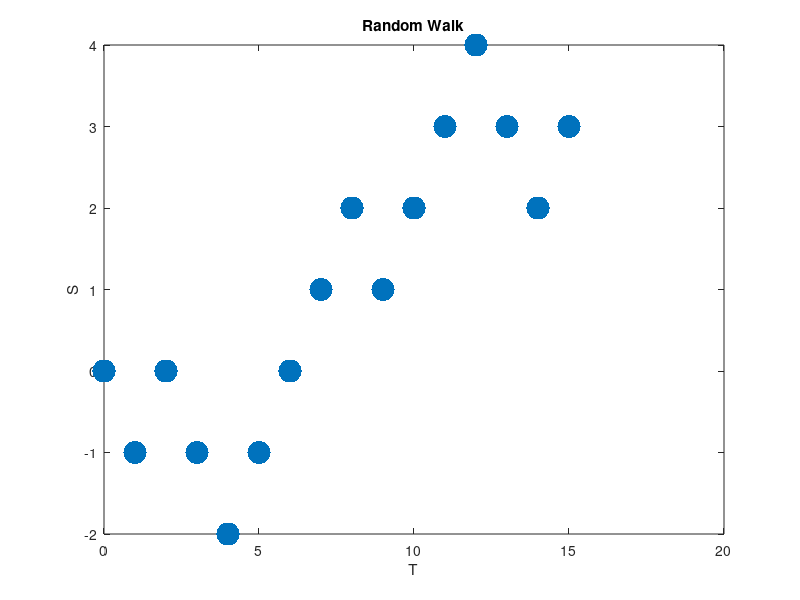

Here is the MATLAB script that generated this plot:
% Simulate a simple random walk 
%
% Author: H. Paul Keeler, 2021.
% Website: hpaulkeeler.com
% Repository: github.com/hpaulkeeler/posts
% For more details, see the post:
% https://hpaulkeeler.com/stochastic-processes/

%%%START Parameters START%%%
%Random walk (or Bernoulli process) parameter
p=0.5; %probability of a +1 step

%discrete time parameters (non-negative integers)
tFirst=0; %first time value
tLast=15; %last time value
numb_t=tLast-tFirst+1; %number of time points
%%%END Paramters END%%%

%create time values
tValues=(tFirst:tLast)'; %time vector

%%%START Create random walk START%%%
xBernoulli=rand(numb_t,1)<p; %Boolean trials (ie coin flips)
xSteps=2*xBernoulli-1; %convert to -1/+1 steps
xSteps(1)=0; %start at zero
xWalk=cumsum(xSteps); %add up the steps, thus generating the walk
%%%END Create random walk END%%%

%%%START Plotting START%%%
plot(tValues,xWalk,'.','MarkerSize',50);
xlabel('T');
ylabel('S');
title('Random Walk');
%%%END Plotting END%%%
